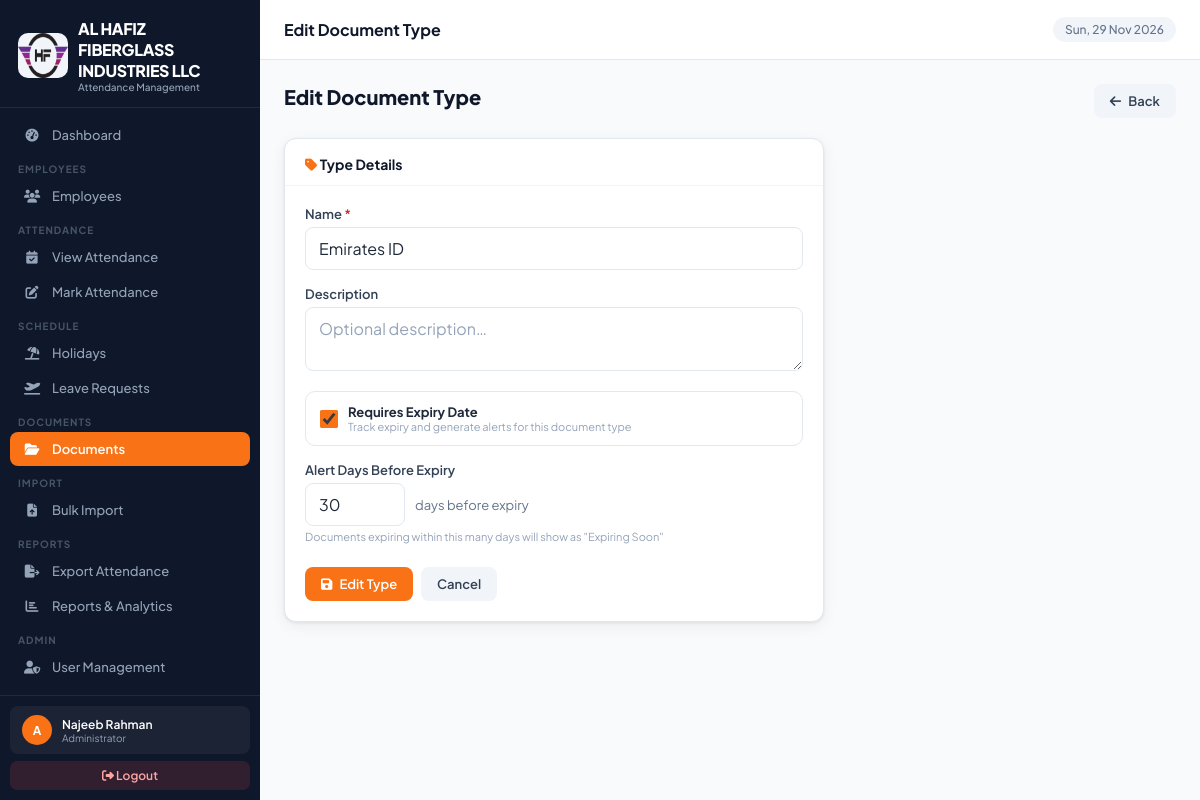
The page /document-types/1/edit/ (signed in) on the database its author committed.
### attendance_app/models.py (models this page shows, shortened)
class CompanySettings(models.Model):
    company_name    = models.CharField(max_length=200, default='Your Company Name')
    company_address = models.TextField(default='Your Address, Dubai, UAE')
    company_phone   = models.CharField(max_length=50, blank=True, default='')
    company_email   = models.EmailField(blank=True, default='')
    company_website = models.URLField(blank=True, default='')
    company_trn     = models.CharField(max_length=50, blank=True, default='', verbose_name='TRN / Tax No.')
    logo            = models.ImageField(upload_to='company/', blank=True, null=True)
    default_in_time  = models.TimeField(default=datetime.time(7, 0))
    default_out_time = models.TimeField(default=datetime.time(17, 0))
    work_days        = models.CharField(
        max_length=20, default='Mon-Sat',
        help_text='e.g. Mon-Sat, Mon-Fri'
    )
    weekend_day      = models.CharField(
        max_length=20, default='Sunday',
        choices=[('Sunday','Sunday'),('Friday','Friday'),('Saturday','Saturday'),('Friday-Saturday','Fri & Sat')],
    )
    timezone_name    = models.CharField(max_length=60, default='Asia/Dubai')
    date_format      = models.CharField(
        max_length=20, default='d-m-Y',
        choices=[('d-m-Y','DD-MM-YYYY'),('m/d/Y','MM/DD/YYYY'),('Y-m-d','YYYY-MM-DD')],
    )
    updated_at       = models.DateTimeField(auto_now=True)
    class Meta:
        verbose_name = 'Company Settings'
    @classmethod
    def get_settings(cls):
        obj, _ = cls.objects.get_or_create(pk=1)
        return obj

class DocumentType(models.Model):
    name        = models.CharField(max_length=100)          # e.g. Passport, Visa, Emirates ID
    description = models.TextField(blank=True, null=True)
    requires_expiry = models.BooleanField(default=True)
    alert_days  = models.IntegerField(default=30,
        help_text='Send alert N days before expiry')
    created_at  = models.DateTimeField(auto_now_add=True)
    class Meta:
        ordering = ['name']

### attendance_app/views.py (the view, shortened to what this page needs)
# urls.py: path('document-types/<int:pk>/edit/', views.doctype_edit, name='doctype_edit'),
@login_required
def doctype_edit(request, pk):
    if not request.user.is_superuser:
        messages.error(request, 'Only administrators can manage document types.')
        return redirect('doctype_list')
    dt = get_object_or_404(DocumentType, pk=pk)
    return render(request, 'attendance_app/doctype_form.html', {'action': 'Edit', 'dt': dt})

### attendance_app/context_processors.py (called while the page is built)
def company_settings(request):
    return {
        'company': CompanySettings.get_settings()
    }

def user_permissions(request):
    if request.user.is_authenticated:
        if request.user.is_superuser:
            perms = [p[0] for p in UserPermission.PERMISSION_CHOICES]
        else:
            try:
                up = UserPermission.objects.get(user=request.user)
                perms = up.permissions
            except UserPermission.DoesNotExist:
                perms = []
        is_portal_user = False
        try:
            if request.user.employee_profile:
                is_portal_user = True
        except Exception:
            pass
        return {
            'user_perms': perms,
            'is_admin': request.user.is_superuser,
            'is_portal_user': is_portal_user,
        }
    return {'user_perms': [], 'is_admin': False, 'is_portal_user': False}

### attendance_app/templates/attendance_app/doctype_form.html (shortened to what this page needs)
{% extends 'attendance_app/base.html' %}
{% block page_title %}{{ action }} Document Type{% endblock %}
{% block content %}
<div class="page-header">
  <div class="page-header-title">{{ action }} Document Type</div>
  <a href="{% url 'doctype_list' %}" class="btn btn-secondary"><i class="fas fa-arrow-left"></i> Back</a>
</div>
<form method="post" style="max-width:540px">
  <div class="card">
    <div class="card-header"><span class="card-title"><i class="fas fa-tag" style="color:var(--orange)"></i> Type Details</span></div>
    <div class="card-body">
      <div class="form-group">
        <label class="form-label">Name <span style="color:#dc2626">*</span></label>
        <input type="text" name="name" class="form-control" required
          placeholder="e.g. Passport, Emirates ID, Residence Visa"
          value="{{ dt.name|default:'' }}">
      </div>
      <div class="form-group">
        <label class="form-label">Description</label>
        <textarea name="description" class="form-control" rows="2"
          placeholder="Optional description…">{{ dt.description|default:'' }}</textarea>
      </div>
      <div class="form-group">
        <label style="display:flex;align-items:center;gap:10px;cursor:pointer;padding:12px 14px;border-radius:10px;border:1.5px solid var(--slate-200);transition:border-color .15s"
          onmouseover="this.style.borderColor='var(--orange)'" onmouseout="this.style.borderColor='var(--slate-200)'">
          <input type="checkbox" name="requires_expiry" value="1" style="width:18px;height:18px;accent-color:var(--orange)"
            {% if action == 'Add' or dt.requires_expiry %}checked{% endif %} id="req-exp">
          <div>
            <div style="font-size:13px;font-weight:700;color:var(--slate-800)">Requires Expiry Date</div>
            <div style="font-size:11px;color:var(--slate-400)">Track expiry and generate alerts for this document type</div>
          </div>
        </label>
      </div>
      <div class="form-group" id="alert-group">
        <label class="form-label">Alert Days Before Expiry</label>
        <div style="display:flex;align-items:center;gap:10px">
          <input type="number" name="alert_days" class="form-control" style="width:100px"
            value="{{ dt.alert_days|default:30 }}" min="1" max="365">
          <span style="font-size:13px;color:var(--slate-500)">days before expiry</span>
        </div>
        <div style="font-size:11px;color:var(--slate-400);margin-top:4px">Documents expiring within this many days will show as "Expiring Soon"</div>
      </div>
      <div style="display:flex;gap:8px;padding-top:8px">
        <button type="submit" class="btn btn-primary"><i class="fas fa-save"></i> {{ action }} Type</button>
        <a href="{% url 'doctype_list' %}" class="btn btn-secondary">Cancel</a>
      </div>
    </div>
  </div>
</form>
{% endblock %}

### attendance_app/templates/attendance_app/base.html (shortened to what this page needs)
{% load static %}
{% load attendance_tags %}
<!DOCTYPE html>
<html lang="en">
<head>
<link rel="stylesheet" href="https://cdnjs.cloudflare.com/ajax/libs/font-awesome/6.5.0/css/all.min.css">
</head>
<body>
<nav class="sidebar" id="sidebar">
  <div class="sidebar-logo">
    <div class="brand">
      <div class="logo-icon"> {% if company.logo %}
<img src="{{ company.logo.url }}" class="logoimg">
{% endif %} </div>
      <div><div class="brand-name">{{ company.company_name }}</div><div class="brand-sub">Attendance Management</div></div>
    </div>
  </div>
  <div class="sidebar-nav">
    {% if 'dashboard_view' in user_perms or is_admin %}
    <a href="{% url 'dashboard' %}" class="nav-item {% if request.resolver_match.url_name == 'dashboard' %}active{% endif %}" onclick="closeSidebar()">
      <span class="nav-icon"><i class="fas fa-gauge-high"></i></span> Dashboard
    </a>
    {% endif %}
    {% if 'employee_view' in user_perms or is_admin %}
    <div class="nav-label">Employees</div>
    <a href="{% url 'employee_list' %}" class="nav-item {% if 'employee' in request.resolver_match.url_name %}active{% endif %}" onclick="closeSidebar()">
      <span class="nav-icon"><i class="fas fa-users"></i></span> Employees
    </a>
    {% endif %}
    {% if 'attendance_view' in user_perms or is_admin %}
    <div class="nav-label">Attendance</div>
    <a href="{% url 'attendance_list' %}" class="nav-item {% if request.resolver_match.url_name == 'attendance_list' %}active{% endif %}" onclick="closeSidebar()">
      <span class="nav-icon"><i class="fas fa-calendar-check"></i></span> View Attendance
    </a>
    {% endif %}
    {% if 'attendance_add' in user_perms or is_admin %}
    <a href="{% url 'attendance_mark' %}" class="nav-item {% if request.resolver_match.url_name == 'attendance_mark' %}active{% endif %}" onclick="closeSidebar()">
      <span class="nav-icon"><i class="fas fa-pen-to-square"></i></span> Mark Attendance
    </a>
    {% endif %}
    {% if 'holiday_view' in user_perms or is_admin %}
    <div class="nav-label">Schedule</div>
    <a href="{% url 'holiday_list' %}" class="nav-item {% if 'holiday' in request.resolver_match.url_name %}active{% endif %}" onclick="closeSidebar()">
      <span class="nav-icon"><i class="fas fa-umbrella-beach"></i></span> Holidays
    </a>
    {% endif %}
    {% if 'leave_view' in user_perms or is_admin %}
    <a href="{% url 'leave_list' %}" class="nav-item {% if 'leave' in request.resolver_match.url_name %}active{% endif %}" onclick="closeSidebar()">
      <span class="nav-icon"><i class="fas fa-plane-departure"></i></span> Leave Requests
    </a>
    {% endif %}
    {% if 'employee_view' in user_perms or is_admin %}
    <div class="nav-label">Documents</div>
    <a href="{% url 'document_list' %}" class="nav-item {% if 'document' in request.resolver_match.url_name or 'doctype' in request.resolver_match.url_name %}active{% endif %}" onclick="closeSidebar()">
      <span class="nav-icon"><i class="fas fa-folder-open"></i></span> Documents
    </a>
    {% endif %}
    {% if is_admin or 'employee_add' in user_perms %}
    <div class="nav-label">Import</div>
    <a href="{% url 'import_hub' %}" class="nav-item {% if 'import' in request.resolver_match.url_name %}active{% endif %}" onclick="closeSidebar()">
      <span class="nav-icon"><i class="fas fa-file-arrow-up"></i></span> Bulk Import
    </a>
    {% endif %}
    {% if 'export_view' in user_perms or is_admin %}
    <div class="nav-label">Reports</div>
    <a href="{% url 'export_attendance' %}" class="nav-item {% if request.resolver_match.url_name == 'export_attendance' %}active{% endif %}" onclick="closeSidebar()">
      <span class="nav-icon"><i class="fas fa-file-export"></i></span> Export Attendance
    </a>
    <a href="{% url 'reports' %}" class="nav-item {% if 'report' in request.resolver_match.url_name %}active{% endif %}" onclick="closeSidebar()">
      <span class="nav-icon"><i class="fas fa-chart-bar"></i></span> Reports & Analytics
    </a>
    {% endif %}
    {% if is_admin or 'user_manage' in user_perms %}
    <div class="nav-label">Admin</div>
    <a href="{% url 'user_list' %}" class="nav-item {% if 'user' in request.resolver_match.url_name %}active{% endif %}" onclick="closeSidebar()">
      <span class="nav-icon"><i class="fas fa-user-shield"></i></span> User Management
    </a>
    {% endif %}
    {% if 'activity_view' in user_perms or is_admin %}
    <a href="{% url 'activity_log' %}" class="nav-item {% if request.resolver_match.url_name == 'activity_log' %}active{% endif %}" onclick="closeSidebar()">
      <span class="nav-icon"></span> Activity Log
    </a>
    {% endif %}
  </div>
  <div class="sidebar-bottom">
    <div class="user-card">
      <div class="user-avatar">{{ request.user.username|first|upper }}</div>
      <div class="user-info">
        <div class="user-name">{{ request.user.get_full_name|default:request.user.username }}</div>
        <div class="user-role">{% if request.user.is_superuser %}Administrator{% else %}Staff{% endif %}</div>
      </div>
    </div>
    <a href="{% url 'logout' %}" class="logout-btn"><i class="fas fa-sign-out-alt"></i> Logout</a>
  </div>
</nav>
<div class="main">
  <div class="topbar">
    <div class="topbar-left">
      <div class="topbar-title">{% block page_title %}Dashboard{% endblock %}</div>
    </div>
    <div class="topbar-right">
      <span class="topbar-date" id="topbar-date"></span>
    </div>
  </div>
  <div class="page-content">
    {% block content %}{% endblock %}
  </div>
</div>
</body>
</html>

### rows shown on the page
CompanySettings: logo (picture), company_name "AL HAFIZ FIBERGLASS INDUSTRIES LLC"
DocumentType: name "Emirates ID", requires_expiry "☑", alert_days "30"

### other values the page prints
{{ request.user.username|first|upper }} "A"
{{ request.user.get_full_name|default:request.user.username }} "Najeeb Rahman"
{{ action }} "Edit"
